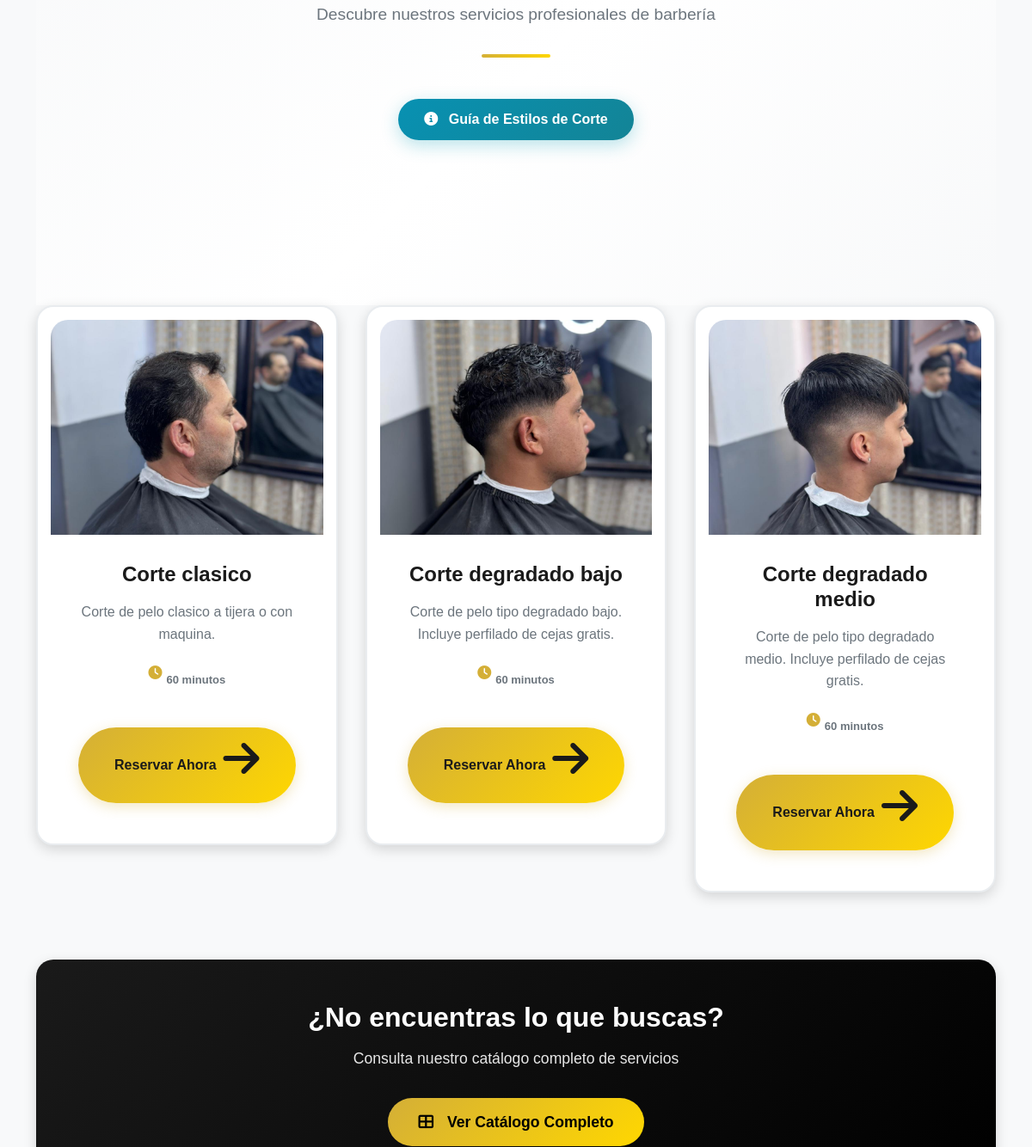
Before: / (middle part) with the older database file.
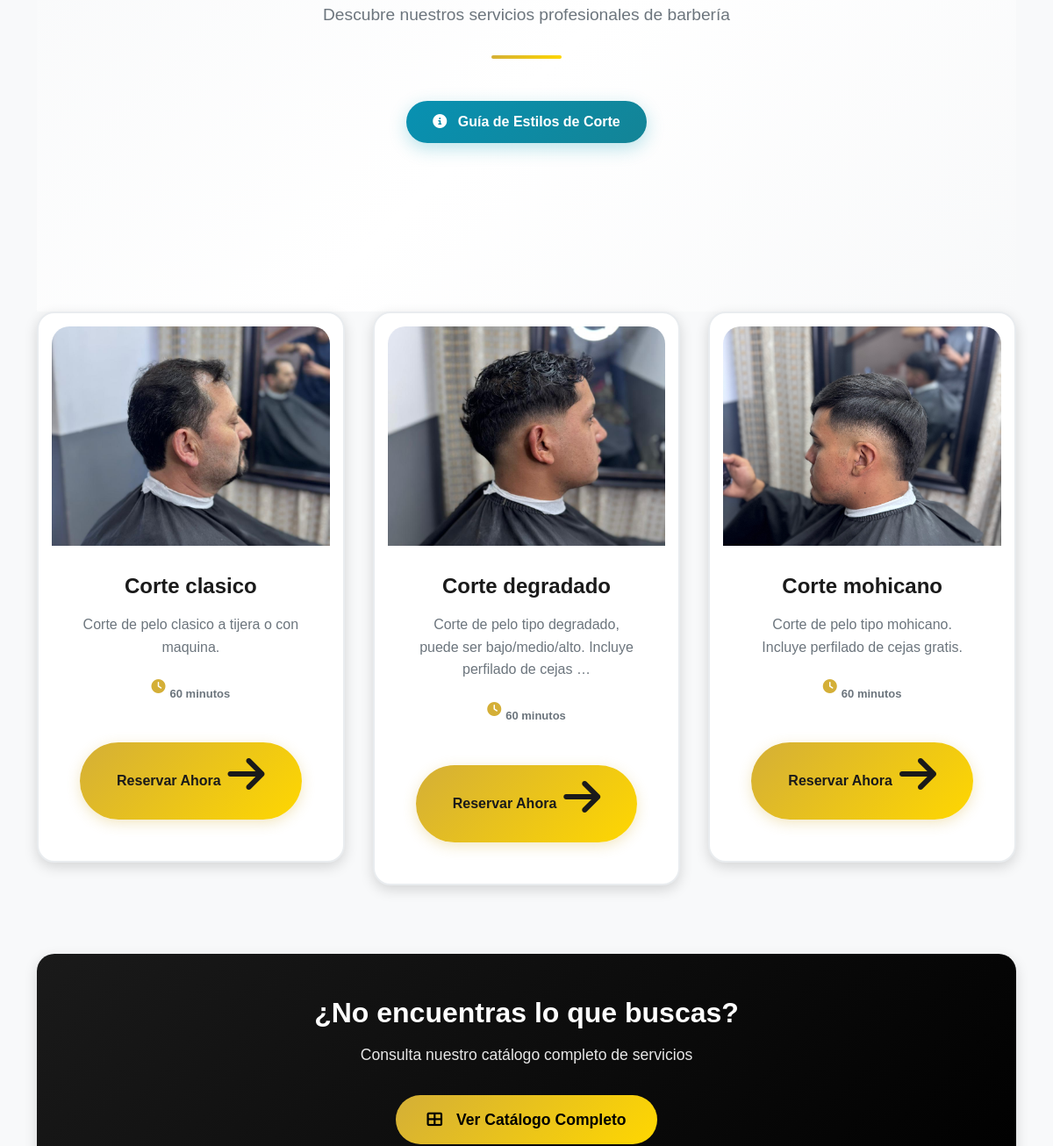
After: the same page with the newer database file.
### agendabarber/models.py (models this page shows, shortened)
class Servicio(models.Model):
    nombre = models.CharField(max_length=100)
    descripcion = models.TextField(blank=True)
    precio = models.PositiveIntegerField()
    duracion_minutos = models.PositiveIntegerField(
        default=60,
        help_text="Duración del servicio en minutos"
    )
    imagen = models.ImageField(upload_to='servicios/', null=True, blank=True)

### agendabarber/views.py (the view, shortened to what this page needs)
# urls.py: path('', views.cargarInicio, name='inicio'),
def cargarInicio(request):
    servicios = Servicio.objects.all()[:3]
    context = {'servicios': servicios}
    return render(request, 'inicio.html', context)

### agendabarber/context_processors.py (called while the page is built, shortened)
def user_type_context(request):
    context = {
        'es_barbero': False,
        'es_cliente': False,
    }
    return context

### agendabarber/templates/inicio.html (shortened to what this page needs)
{% extends 'base.html' %}
{% load static %}
{% block content %}
{% if servicios %}
<section class="services-section">
    <div class="container">
        <div class="row mb-5">
            <div class="col-12 text-center">
                <div class="section-header">
                    <p class="section-subtitle">
                        {% if not user.is_authenticated %}
                            Descubre nuestros servicios profesionales de barbería
                        {% else %}
                            Elige el servicio perfecto para ti
                        {% endif %}
                    </p>
                    <div class="section-divider"></div>
        <div class="row mt-5">
            <div class="col-12 text-center">
                <button type="button" class="btn btn-info-custom" data-bs-toggle="modal" data-bs-target="#infoModal">
                    <i class="fas fa-info-circle me-2"></i>
                    Guía de Estilos de Corte
                </button>
            </div>
        </div>
    </div>
</section>
        <div class="services-grid">
            {% for servicio in servicios %}
            <div class="service-card-wrapper" data-aos="fade-up" data-aos-delay="{{ forloop.counter0|add:100 }}">
                <div class="service-card">
                    <div class="service-image-container">
                        <img src="{{ servicio.imagen.url }}" class="service-image" alt="{{ servicio.nombre }}">
                    </div>
                    <div class="service-content">
                        <h3 class="service-title">{{ servicio.nombre }}</h3>
                        <p class="service-description">
                            {{ servicio.descripcion|truncatewords:12 }}
                        </p>
                        <div class="service-duration">
                            <i class="fas fa-clock"></i>
                            <span>{{ servicio.duracion_minutos }} minutos</span>
                        </div>
                    </div>
                    <div class="service-footer">
                        <a href="{% url 'crear_reserva' %}?servicio_id={{ servicio.id }}" class="btn-service-book">
                            <span>Reservar Ahora</span>
                            <i class="fas fa-arrow-right"></i>
                        </a>
                    </div>
                </div>
            </div>
            {% endfor %}
        </div>
        <div class="row mt-5">
            <div class="col-12 text-center">
                <div class="cta-section">
                    <h3 class="cta-title">¿No encuentras lo que buscas?</h3>
                    <p class="cta-subtitle">Consulta nuestro catálogo completo de servicios</p>
                    <a href="{% url 'catalogo' %}" class="btn btn-cta">
                        <i class="fas fa-th-large me-2"></i>Ver Catálogo Completo
                    </a>
                </div>
            </div>
        </div>
{% endif %}
{% endblock %}

### agendabarber/templates/base.html (shortened to what this page needs)
{% load static %}
<!DOCTYPE html>
<html lang="es">
<head>
    <link href="https://cdn.jsdelivr.net/npm/bootstrap@5.3.3/dist/css/bootstrap.min.css" rel="stylesheet">
    <link rel="stylesheet" href="https://cdn.jsdelivr.net/npm/flatpickr/dist/flatpickr.min.css">
    <link rel="stylesheet" href="https://cdn.jsdelivr.net/npm/flatpickr/dist/themes/material_blue.css">
    <link href="https://unpkg.com/aos@2.3.1/dist/aos.css" rel="stylesheet">
    <link rel="stylesheet" href="https://cdnjs.cloudflare.com/ajax/libs/font-awesome/6.4.0/css/all.min.css">
    <link rel="stylesheet" href="{% static 'agendabarber/css/main.css' %}">
</head>
<body class="d-flex flex-column min-vh-100">
    <main class="flex-fill {% if request.resolver_match.url_name == 'catalogo' %}catalog-main{% elif request.resolver_match.url_name == 'crear_reserva' %}reserva-main{% elif request.resolver_match.url_name == 'login' or request.resolver_match.url_name == 'registro' %}auth-main{% else %}container my-4 my-md-5{% endif %}">
        {% block content %}
        {% endblock %}
    </main>
    </body>
</html>

Changed rows visible on the page:
removed Servicio: imagen (picture), nombre "Corte degradado medio", descripcion "Corte de pelo tipo degradado medio. Incluye perfilado de cejas gratis.", duracion_minutos "60"
changed Servicio: nombre "Corte degradado bajo" → "Corte degradado"; descripcion "Corte de pelo tipo degradado bajo. Incluye perfilado de cejas gratis." → "Corte de pelo tipo degradado, puede ser bajo/medio/alto. Incluye perfilado de cejas …"
now on this page (row unchanged): Servicio: imagen (picture), nombre "Corte mohicano", descripcion "Corte de pelo tipo mohicano. Incluye perfilado de cejas gratis.", duracion_minutos "60"
